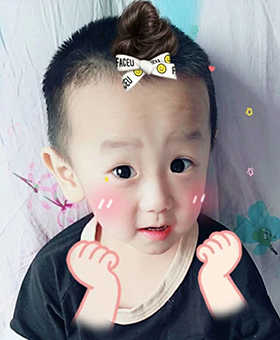
#> input picture Resources/PythonOpenCV从入门到实践配套源代码/code/12/07/face/summer1.png, 280 x 340 px, found by its file name
$ jupyter execute --allow-errors 'opencv_12_人脸跟踪.ipynb'
#> lines starting #> are read from the running program, lines starting #| are printed output that depends on the picture
[cell 1]
import cv2
import os
import numpy as np
xml = os.getcwd()+"\\model\\haarcascades\\" # 分类器文件夹xml ，多个分类器即可构成级联分类器

[cell 2]
face_model = cv2.CascadeClassifier(xml+"\\haarcascade_frontalface_default.xml")
eye_model = cv2.CascadeClassifier(xml+"\\haarcascade_eye.xml")
glass_model = cv2.CascadeClassifier(xml+"\\haarcascade_eye_tree_eyeglasses.xml")

[cell 3]
im = cv2.imread(os.getcwd()+"\\images\\CZK.jpg")
face_xy_wh = face_model.detectMultiScale(im,scaleFactor=1.1)#scaleFactor扫描图像的缩放比例
#> face_xy_wh = ()
eye_xy_wh = eye_model.detectMultiScale(im,scaleFactor=1.1)#scaleFactor扫描图像的缩放比例
#> eye_xy_wh = ()
glass_xy_wh = glass_model.detectMultiScale(im,scaleFactor=1.1)#scaleFactor扫描图像的缩放比例
#> glass_xy_wh = ()
for (x,y,w,h) in face_xy_wh :
    cv2.rectangle(im,(x,y),(x+w,y+h),(0,0,255),2)
#> this loop made 0 passes
for (x,y,w,h) in eye_xy_wh :
    cv2.rectangle(im,(x,y),(x+w,y+h),(0,255,0),2)
for (x,y,w,h) in glass_xy_wh :
    cv2.rectangle(im,(x,y),(x+w,y+h),(255,0,0),2)
#> (the rest of this cell did not finish here and is left out)

[cell 4]
'''Eigenface人脸识别'''
images,labels=[],[0,0,0,1,1,1]
images.append(cv2.imread(os.getcwd()+"\\images\\summer1.png"))
images.append(cv2.imread(os.getcwd()+"\\images\\summer2.png"))
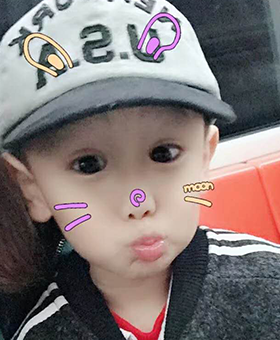
#> input picture Resources/PythonOpenCV从入门到实践配套源代码/code/12/07/face/summer2.png, 280 x 340 px, found by its file name
images.append(cv2.imread(os.getcwd()+"\\images\\summer3.png"))
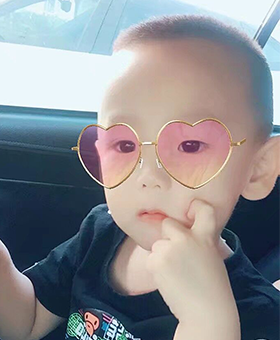
#> input picture Resources/PythonOpenCV从入门到实践配套源代码/code/12/07/face/summer3.png, 280 x 340 px, found by its file name
images.append(cv2.imread(os.getcwd()+"\\images\\Elvis1.png"))
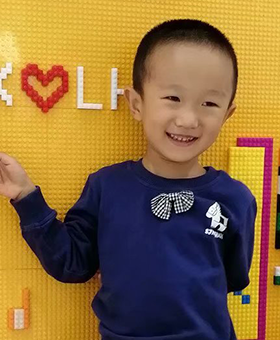
#> input picture Resources/PythonOpenCV从入门到实践配套源代码/code/12/07/face/Elvis1.png, 280 x 340 px, found by its file name
images.append(cv2.imread(os.getcwd()+"\\images\\Elvis2.png"))
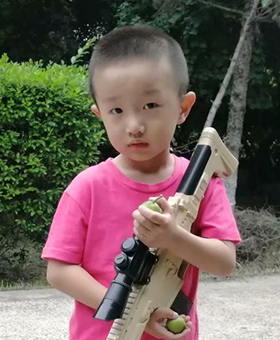
#> input picture Resources/PythonOpenCV从入门到实践配套源代码/code/12/07/face/Elvis2.png, 280 x 340 px, found by its file name
images.append(cv2.imread(os.getcwd()+"\\images\\Elvis2.png"))
test = cv2.imread(os.getcwd()+"\\images\\summer4.png",0)
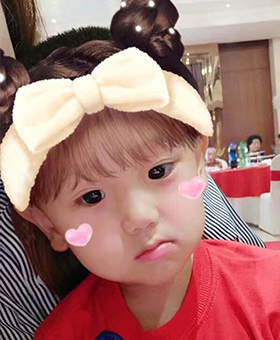
#> input picture Resources/PythonOpenCV从入门到实践配套源代码/code/12/07/face/summer4.png, 280 x 340 px, found by its file name
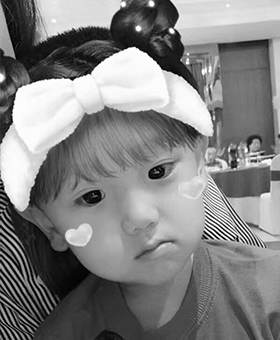
#> test: shape (340, 280); min 0, max 255, mean 130.2
print(test.shape,images[0].shape,images[1].shape,images[2].shape,images[3].shape,images[4].shape,images[-1].shape)
#| (340, 280) (340, 280, 3) (340, 280, 3) (340, 280, 3) (340, 280, 3) (340, 280, 3) (340, 280, 3)
model = cv2.face.EigenFaceRecognizer_create()
model.train(images,np.array(labels))
pred,score=model.predict(test) # 必须是灰度图
#> pred = 0; score = 0
print(pred,score) # 预测是summer
#| 0 0.0
